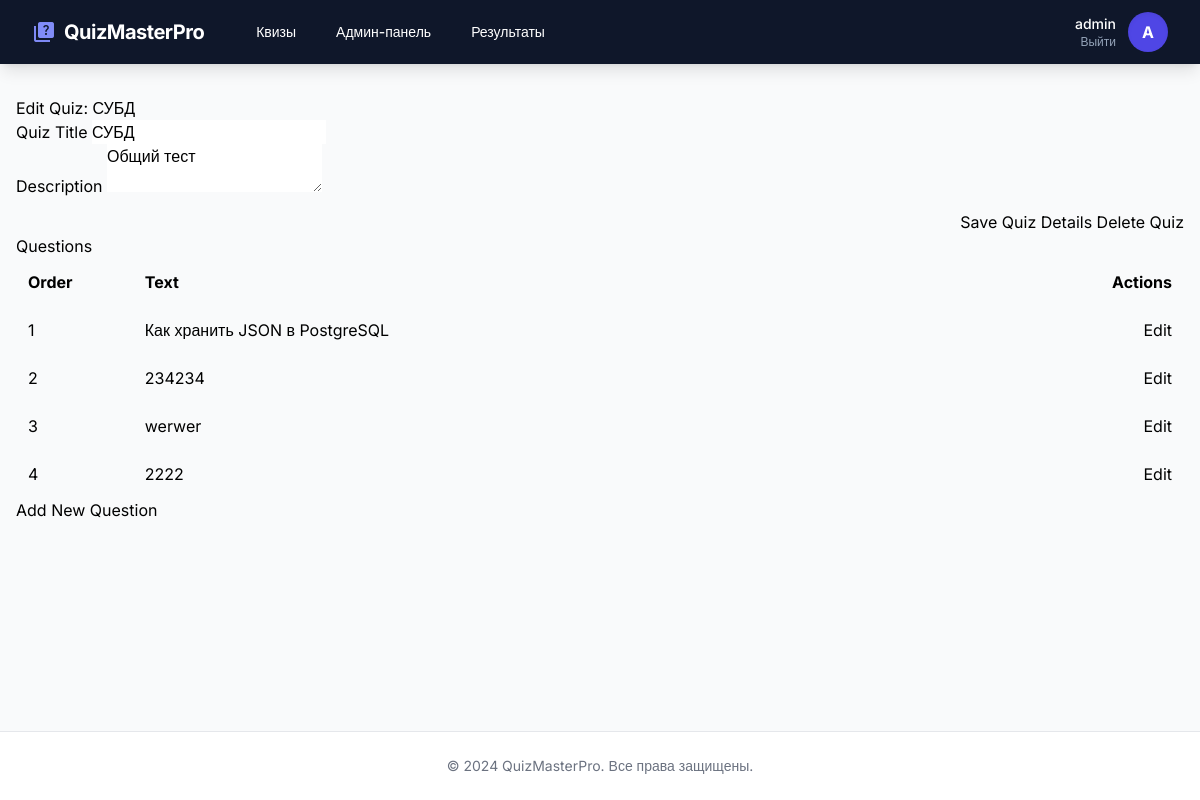
Page /admin/edit/1 (signed in) on the committed database.
### app/models.py (models this page shows, shortened)
class User(db.Model, UserMixin):
    id = db.Column(db.Integer, primary_key=True)
    username = db.Column(db.String(64), index=True, unique=True)
    password_hash = db.Column(db.String(128))
    is_admin = db.Column(db.Boolean, default=False)
    created_at = db.Column(db.DateTime, default=datetime.utcnow)

class Quiz(db.Model):
    id = db.Column(db.Integer, primary_key=True)
    title = db.Column(db.String(128), nullable=False)
    description = db.Column(db.Text)
    created_at = db.Column(db.DateTime, default=datetime.utcnow)
    created_by = db.Column(db.Integer, db.ForeignKey('user.id'))
    is_active = db.Column(db.Boolean, default=True)
    questions = db.relationship('Question', backref='quiz', lazy='dynamic', cascade='all, delete-orphan')

class Question(db.Model):
    id = db.Column(db.Integer, primary_key=True)
    quiz_id = db.Column(db.Integer, db.ForeignKey('quiz.id'))
    text = db.Column(db.Text, nullable=False)
    order = db.Column(db.Integer)
    answers = db.relationship('Answer', backref='question', lazy='dynamic', cascade='all, delete-orphan')

### app/routes/admin_routes.py (the view, shortened to what this page needs)
@admin_bp.route('/admin/edit/<int:quiz_id>', methods=['GET', 'POST'])
@admin_required
def edit_quiz(quiz_id):
    quiz = Quiz.query.get_or_404(quiz_id)
    questions = Question.query.filter_by(quiz_id=quiz_id).order_by(Question.order).all()
    logger.info(f'Admin {current_user.username} accessed edit quiz {quiz_id}')
    return render_template('admin/edit_quiz.html', quiz=quiz, questions=questions)

### app/__init__.py (called while the page is built)
def create_app():
    app = Flask(__name__)
    app.config.from_object(Config)
    db.init_app(app)
    login_manager.init_app(app)
    login_manager.login_view = 'auth.login'
    from app.routes.main import main_bp
    from app.routes.auth_routes import auth_bp
    from app.routes.quiz_routes import quiz_bp
    from app.routes.admin_routes import admin_bp
    app.register_blueprint(main_bp)
    app.register_blueprint(auth_bp, url_prefix='/auth')
    app.register_blueprint(quiz_bp, url_prefix='/quizzes')
    app.register_blueprint(admin_bp)
    @login_manager.user_loader
    def load_user(user_id):
        from app.models import User
        return User.query.get(int(user_id))
    return app

### app/routes/admin_routes.py (called while the page is built)
def admin_required(f):
    @wraps(f)
    def decorated_function(*args, **kwargs):
        if not current_user.is_authenticated or not current_user.is_admin:
            logger.warning(f'Unauthorized access attempt by {current_user.username if current_user.is_authenticated else "anonymous"} to admin route')
            flash('Access denied. Admin privileges required.', 'error')
            return redirect(url_for('auth.login'))
        return f(*args, **kwargs)
    return decorated_function

### app/templates/admin/edit_quiz.html (shortened to what this page needs)
{% extends "base.html" %}
{% block content %}
<div class="card">
    <div class="card-content">
        <h2>Edit Quiz: {{ quiz.title }}</h2>
        <form method="POST" action="{{ url_for('admin.edit_quiz', quiz_id=quiz.id) }}">
            <div class="form-control">
                <label for="quizTitle">Quiz Title</label>
                <input type="text" id="quizTitle" name="title" class="form-control" value="{{ quiz.title }}" required>
            </div>
            <div class="form-control">
                <label for="quizDescription">Description</label>
                <textarea id="quizDescription" name="description" class="form-control description-textarea">{{ quiz.description or '' }}</textarea>
            </div>
            <div class="text-right mt-3">
                <button type="submit" class="btn btn-primary btn-sm">Save Quiz Details</button>
                <button type="button" class="btn btn-error btn-sm" onclick="deleteQuiz()">Delete Quiz</button>
            </div>
        </form>
    <h3>Questions</h3>
{% if questions %}
    <table class="quiz-table">
        <thead>
            <tr>
                <th class="col-order">Order</th>
                <th class="col-text">Text</th>
                <th class="col-actions">Actions</th>
            </tr>
        </thead>
        <tbody>
            {% for q in questions %}
                <tr>
                    <td class="col-order">{{ q.order }}</td>
                    <td class="col-text">{{ q.text }}</td>
                    <td class="col-actions">
                        <a href="{{ url_for('admin.edit_question', quiz_id=quiz.id, question_order=q.order) }}" class="btn btn-primary btn-sm">Edit</a>
                    </td>
                </tr>
            {% endfor %}
        </tbody>
    </table>
{% else %}
    <p>No questions yet.</p>
{% endif %}
<a href="{{ url_for('admin.edit_question', quiz_id=quiz.id, question_order=questions|length + 1) }}" class="btn btn-secondary mt-2">Add New Question</a>
    </div>
</div>
{% endblock %}

### app/templates/base.html (shortened to what this page needs)
<!DOCTYPE html>
<html lang="en">
<head>
    <script src="https://cdn.tailwindcss.com"></script>
</head>
<body class="bg-gray-50 min-h-screen flex flex-col">
    <nav class="bg-slate-900 text-white shadow-lg">
        <div class="max-w-7xl mx-auto px-4 sm:px-6 lg:px-8">
            <div class="flex justify-between h-16 items-center">
                <div class="flex items-center">
                    <a href="{{ url_for('main.index') }}" class="flex items-center space-x-2 text-xl font-bold tracking-tight">
                        <span class="material-icons text-indigo-400">quiz</span>
                        <span>QuizMasterPro</span>
                    </a>
                    <div class="hidden md:block ml-10">
                        <div class="flex items-baseline space-x-4">
                            {% if current_user.is_authenticated %}
                                <a href="{{ url_for('quiz.list_quizzes') }}" class="px-3 py-2 rounded-md text-sm font-medium hover:bg-slate-800 transition">Квизы</a>
                                {% if current_user.is_admin %}
                                    <a href="{{ url_for('admin.dashboard') }}" class="px-3 py-2 rounded-md text-sm font-medium hover:bg-slate-800 transition">Админ-панель</a>
                                    <a href="{{ url_for('admin.results_overview') }}" class="px-3 py-2 rounded-md text-sm font-medium hover:bg-slate-800 transition">Результаты</a>
                                {% endif %}
                            {% endif %}
                        </div>
                    </div>
                </div>
                <div class="flex items-center space-x-4">
                    {% if current_user.is_authenticated %}
                        <div class="flex items-center space-x-3">
                            <div class="flex flex-col items-end">
                                <span class="text-sm font-medium">{{ current_user.username }}</span>
                                <a href="{{ url_for('auth.logout') }}" class="text-xs text-slate-400 hover:text-white transition">Выйти</a>
                            </div>
                            <div class="h-10 w-10 rounded-full bg-indigo-600 flex items-center justify-center font-bold text-white shadow-inner">
                                {{ current_user.username[0] | upper }}
                            </div>
                        </div>
                    {% else %}
                        <a href="{{ url_for('auth.login') }}" class="bg-indigo-600 hover:bg-indigo-700 px-4 py-2 rounded-lg text-sm font-semibold transition shadow-md">Войти</a>
                    {% endif %}
                </div>
            </div>
        </div>
    </nav>
    <main class="flex-grow container mx-auto px-4 py-8 max-w-7xl">
        {% block content %}
        {% endblock %}
    </main>
    <footer class="bg-white border-t py-6 mt-auto">
        <div class="container mx-auto px-4 text-center text-gray-500 text-sm">
            &copy; 2024 QuizMasterPro. Все права защищены.
        </div>
    </footer>
</body>
</html>

### app/templates/base.html (style rules this page uses)
body { font-family: 'Inter', sans-serif; }

### app/templates/admin/edit_quiz.html (style rules this page uses)
.quiz-table { width: 100%; table-layout: fixed; }
.quiz-table th, .quiz-table td { padding: 0.75rem; text-align: left; border-bottom: 1px solid var(--divider); }
.quiz-table .col-order { width: 10%; }
.quiz-table .col-text { width: auto; word-break: break-word; white-space: normal; }
.quiz-table .col-actions { width: 20%; text-align: right; }

### rows in the picture
User: username "admin", username "A"
Quiz: title "СУБД", description "Общий тест"
Question: order "1", text "Как хранить JSON в PostgreSQL"
Question: order "2", text "234234"
Question: order "3", text "werwer"
Question: order "4", text "2222"
